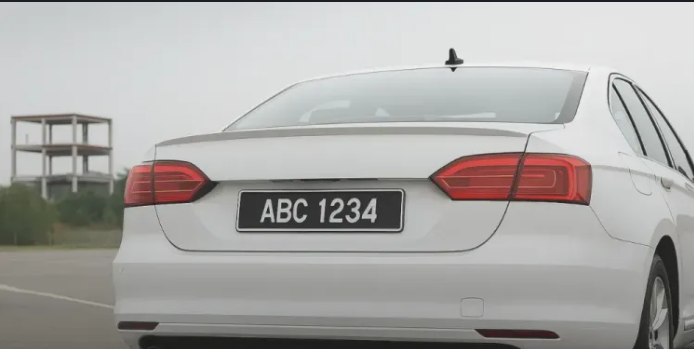
#> input picture sampleData/Back.png, 694 x 349 px
$ python -i pipeline.py   (imports and definitions only)
#> lines starting #> are read from the running program, lines starting #| are printed output that depends on the picture; after the words box and inside, x2 and y2 are one past the last pixel; in counts of white or black regions, pixels touching at a corner belong together
import cv2
import numpy as np
import pywt
import logging
from typing import Tuple, Dict, List

from .detection import detect_license_plate_regions

logger = logging.getLogger(__name__)

def process_image_through_phases(img_np: np.ndarray) -> Tuple[Dict[str, np.ndarray], List[Tuple[int, int, int, int, float]]]:
    """
    Process image through all 9 phases and return processed images and plate candidates

    Args:
        img_np: Input image as numpy array

    Returns:
        Tuple of (phases_dict, plate_candidates)
    """
    phases = {}

    # Convert to grayscale for processing
    if len(img_np.shape) == 3:
        gray = cv2.cvtColor(img_np, cv2.COLOR_RGB2GRAY)
    else:
        gray = img_np.copy()

    phases['original'] = img_np
    phases['grayscale'] = gray

    # Phase 2: Image Enhancement
    enhanced = cv2.equalizeHist(gray)
    gamma = 1.2
    gamma_corrected = np.array(255 * (enhanced / 255) ** gamma, dtype='uint8')
    phases['enhanced'] = gamma_corrected

    # Phase 3: Image Restoration
    restored = cv2.bilateralFilter(gamma_corrected, 11, 17, 17)
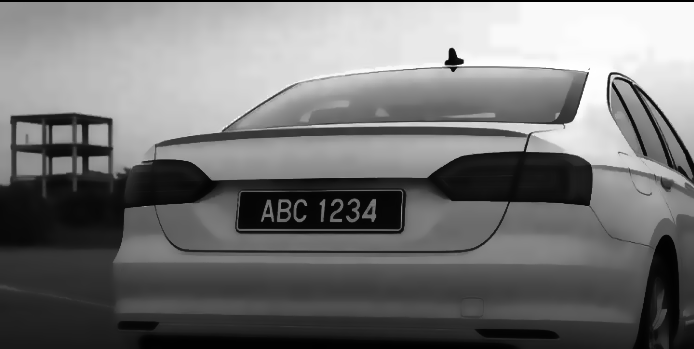
#> restored: shape (349, 694); min 0, max 255, mean 116.7
    phases['restored'] = restored

    # Phase 4: Color Image Processing
    if len(img_np.shape) == 3:
        hsv = cv2.cvtColor(img_np, cv2.COLOR_RGB2HSV)
#> hsv: shape (349, 694, 3); mean H, S, V 52.7, 13.2, 172.7
        value_channel = hsv[:, :, 2]
    else:
        value_channel = gray.copy()
    phases['color_processed'] = value_channel

    # Phase 5: Wavelet Transform
    try:
        coeffs2 = pywt.dwt2(restored, 'db4')
        LL, (LH, HL, HH) = coeffs2
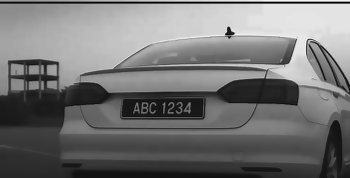
#> LL: shape (178, 350) float64; min -45.24, max 565, mean 232.6; drawn with min black and max white
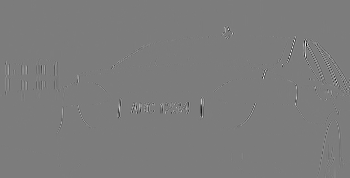
#> HL: shape (178, 350) float64; min -132.4, max 138.5, mean 0; drawn with min black and max white
        detail_combined = np.sqrt(LH**2 + HL**2 + HH**2)
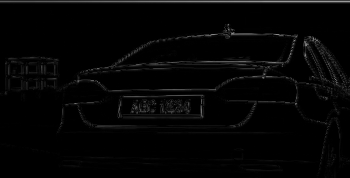
#> detail_combined: shape (178, 350) float64; min 0, max 154.7, mean 5.3

        # Normalize to prevent division by zero
        detail_min, detail_max = np.min(detail_combined), np.max(detail_combined)
#> detail_min = 0; detail_max = 154.7
        if detail_max > detail_min:
            detail_norm = np.uint8(255 * (detail_combined - detail_min) / (detail_max - detail_min))
        else:
            detail_norm = np.zeros_like(detail_combined, dtype=np.uint8)
    except Exception as e:
        logger.warning(f"Wavelet transform failed: {e}")
        detail_norm = restored.copy()

    phases['wavelet'] = detail_norm

    # Phase 6: Image Compression
    h_orig, w_orig = restored.shape
#> h_orig = 349; w_orig = 694
    # Ensure minimum size to prevent errors
    new_w, new_h = max(1, w_orig//4), max(1, h_orig//4)
#> new_w = 173; new_h = 87
    compressed = cv2.resize(restored, (new_w, new_h))
    decompressed = cv2.resize(compressed, (w_orig, h_orig))
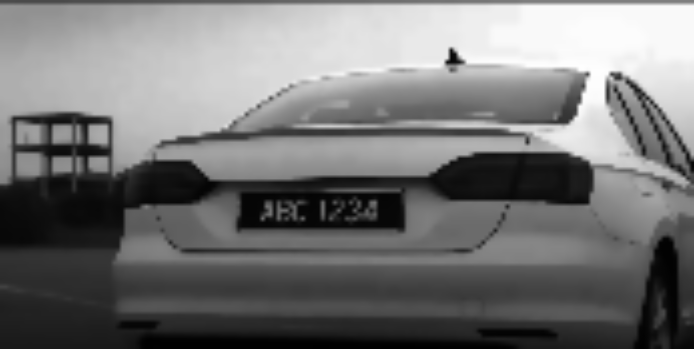
#> decompressed: shape (349, 694); min 0, max 254, mean 116.7
    phases['compressed'] = decompressed

    # Phase 7: Morphological Processing
    kernel_rect = cv2.getStructuringElement(cv2.MORPH_RECT, (3, 3))
    morph_close = cv2.morphologyEx(restored, cv2.MORPH_CLOSE, kernel_rect)
    morph_grad = cv2.morphologyEx(morph_close, cv2.MORPH_GRADIENT, kernel_rect)
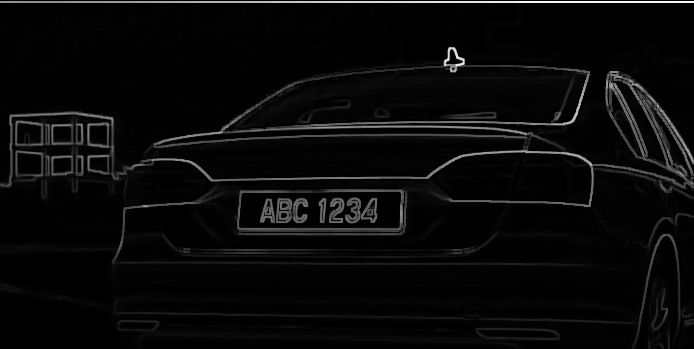
#> morph_grad: shape (349, 694); min 0, max 248, mean 9.6
    phases['morphological'] = morph_grad

    # Phase 8: Segmentation
    adaptive_thresh = cv2.adaptiveThreshold(
        restored, 255, cv2.ADAPTIVE_THRESH_GAUSSIAN_C, cv2.THRESH_BINARY, 11, 2
    )
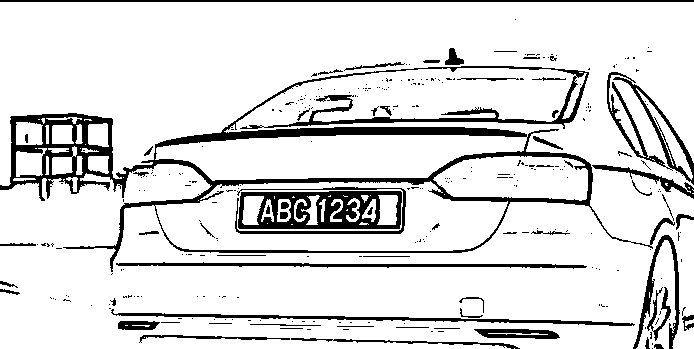
#> adaptive_thresh: shape (349, 694); 86.7% white; 303 black regions (240 under 20 px), largest, box (x1, y1, x2, y2) and area: (0, 66, 675, 272) 14785, (238, 191, 402, 229) 3637, (607, 72, 694, 185) 1728
    phases['segmented'] = adaptive_thresh

    # Phase 9: Representation & Description
    # Try detection on multiple phases to find best results
#> (the run stopped early here; a loop or call above may not have finished)
